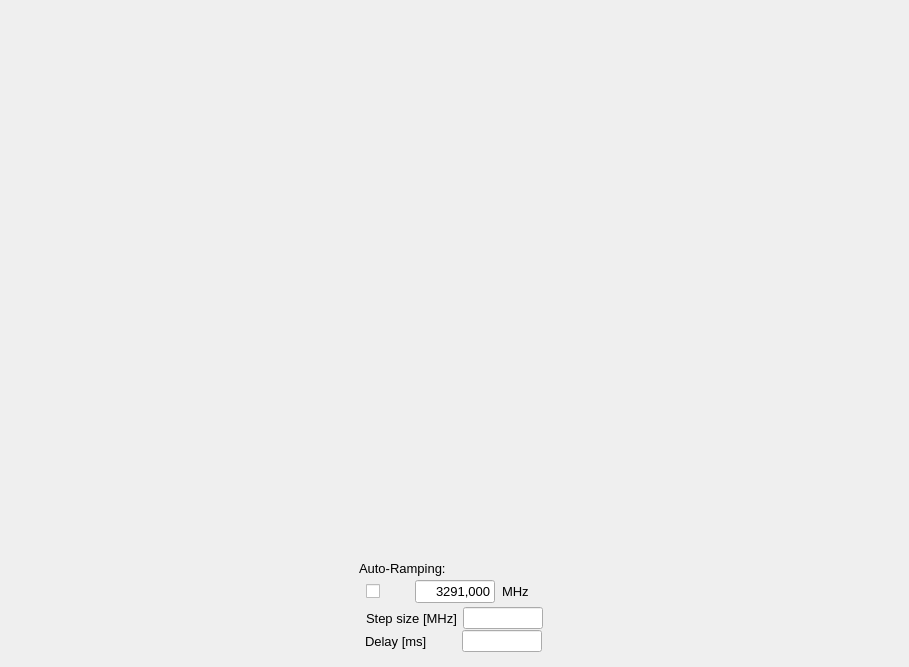
<?xml version="1.0" encoding="UTF-8"?>
<ui version="4.0">
 <class>Form</class>
 <widget class="QWidget" name="Form">
  <property name="geometry">
   <rect>
    <x>0</x>
    <y>0</y>
    <width>909</width>
    <height>667</height>
   </rect>
  </property>
  <property name="windowTitle">
   <string>Form</string>
  </property>
  <layout class="QHBoxLayout" name="horizontalLayout">
   <property name="spacing">
    <number>1</number>
   </property>
   <property name="leftMargin">
    <number>0</number>
   </property>
   <property name="topMargin">
    <number>0</number>
   </property>
   <property name="rightMargin">
    <number>0</number>
   </property>
   <property name="bottomMargin">
    <number>0</number>
   </property>
   <item>
    <spacer name="horizontalSpacer">
     <property name="orientation">
      <enum>Qt::Horizontal</enum>
     </property>
     <property name="sizeHint" stdset="0">
      <size>
       <width>0</width>
       <height>20</height>
      </size>
     </property>
    </spacer>
   </item>
   <item>
    <layout class="QVBoxLayout" name="verticalLayout_3">
     <property name="spacing">
      <number>1</number>
     </property>
     <item>
      <spacer name="verticalSpacer">
       <property name="orientation">
        <enum>Qt::Vertical</enum>
       </property>
       <property name="sizeHint" stdset="0">
        <size>
         <width>20</width>
         <height>40</height>
        </size>
       </property>
      </spacer>
     </item>
     <item>
      <widget class="QLabel" name="label_2">
       <property name="font">
        <font>
         <pointsize>10</pointsize>
        </font>
       </property>
       <property name="text">
        <string>Auto-Ramping:</string>
       </property>
      </widget>
     </item>
     <item>
      <layout class="QHBoxLayout" name="horizontalLayout_3">
       <property name="spacing">
        <number>7</number>
       </property>
       <property name="leftMargin">
        <number>7</number>
       </property>
       <property name="topMargin">
        <number>3</number>
       </property>
       <property name="rightMargin">
        <number>7</number>
       </property>
       <item>
        <widget class="QCheckBox" name="cb_auto_ramping">
         <property name="text">
          <string/>
         </property>
        </widget>
       </item>
       <item>
        <widget class="QLineEdit" name="le_auto_ramping">
         <property name="sizePolicy">
          <sizepolicy hsizetype="Fixed" vsizetype="Fixed">
           <horstretch>30</horstretch>
           <verstretch>0</verstretch>
          </sizepolicy>
         </property>
         <property name="minimumSize">
          <size>
           <width>80</width>
           <height>0</height>
          </size>
         </property>
         <property name="maximumSize">
          <size>
           <width>80</width>
           <height>16777215</height>
          </size>
         </property>
         <property name="font">
          <font>
           <pointsize>10</pointsize>
          </font>
         </property>
         <property name="inputMask">
          <string/>
         </property>
         <property name="text">
          <string>3291,000</string>
         </property>
         <property name="alignment">
          <set>Qt::AlignRight|Qt::AlignTrailing|Qt::AlignVCenter</set>
         </property>
        </widget>
       </item>
       <item>
        <widget class="QLabel" name="label">
         <property name="font">
          <font>
           <pointsize>10</pointsize>
          </font>
         </property>
         <property name="text">
          <string>MHz</string>
         </property>
        </widget>
       </item>
      </layout>
     </item>
     <item>
      <layout class="QHBoxLayout" name="horizontalLayout_2">
       <property name="spacing">
        <number>7</number>
       </property>
       <property name="leftMargin">
        <number>7</number>
       </property>
       <property name="topMargin">
        <number>3</number>
       </property>
       <property name="rightMargin">
        <number>7</number>
       </property>
       <item>
        <widget class="QLabel" name="label_4">
         <property name="maximumSize">
          <size>
           <width>90</width>
           <height>16777215</height>
          </size>
         </property>
         <property name="font">
          <font>
           <pointsize>10</pointsize>
          </font>
         </property>
         <property name="text">
          <string>Step size [MHz]</string>
         </property>
        </widget>
       </item>
       <item>
        <widget class="QLineEdit" name="le_ramping_step_size">
         <property name="sizePolicy">
          <sizepolicy hsizetype="Fixed" vsizetype="Fixed">
           <horstretch>0</horstretch>
           <verstretch>0</verstretch>
          </sizepolicy>
         </property>
         <property name="maximumSize">
          <size>
           <width>80</width>
           <height>16777215</height>
          </size>
         </property>
        </widget>
       </item>
      </layout>
     </item>
     <item>
      <layout class="QHBoxLayout" name="horizontalLayout_5">
       <item>
        <widget class="QLabel" name="label_5">
         <property name="maximumSize">
          <size>
           <width>90</width>
           <height>16777215</height>
          </size>
         </property>
         <property name="font">
          <font>
           <pointsize>10</pointsize>
          </font>
         </property>
         <property name="text">
          <string>Delay [ms]</string>
         </property>
        </widget>
       </item>
       <item>
        <widget class="QLineEdit" name="le_ramping_delay">
         <property name="sizePolicy">
          <sizepolicy hsizetype="Fixed" vsizetype="Fixed">
           <horstretch>0</horstretch>
           <verstretch>0</verstretch>
          </sizepolicy>
         </property>
         <property name="maximumSize">
          <size>
           <width>80</width>
           <height>16777215</height>
          </size>
         </property>
        </widget>
       </item>
      </layout>
     </item>
     <item>
      <widget class="QLabel" name="lbl_ramping_status">
       <property name="text">
        <string/>
       </property>
       <property name="alignment">
        <set>Qt::AlignCenter</set>
       </property>
      </widget>
     </item>
    </layout>
   </item>
   <item>
    <spacer name="horizontalSpacer_2">
     <property name="orientation">
      <enum>Qt::Horizontal</enum>
     </property>
     <property name="sizeHint" stdset="0">
      <size>
       <width>0</width>
       <height>20</height>
      </size>
     </property>
    </spacer>
   </item>
  </layout>
 </widget>
 <resources/>
 <connections/>
</ui>
